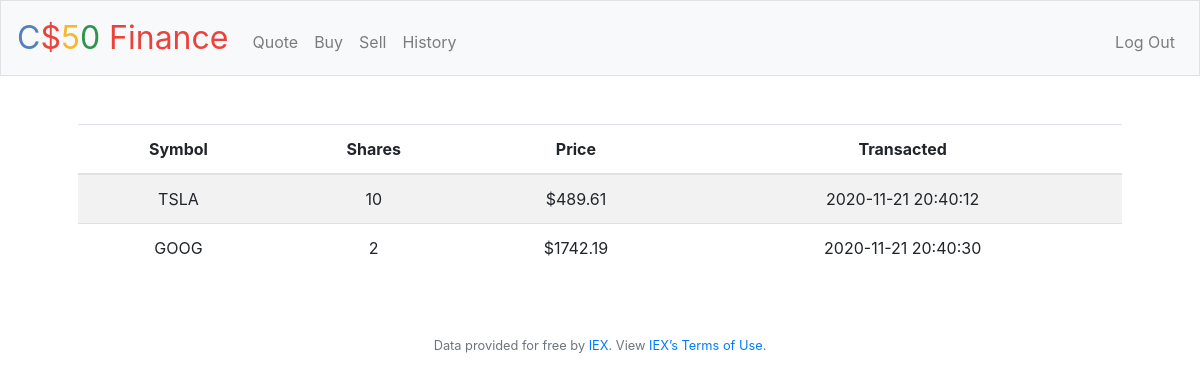
The app's page /history (signed in) with its own data.
### tables this page shows
CREATE TABLE log (
    id INTEGER,
    user_id INTEGER NOT NULL,
    username TEXT NOT NULL,
    symbol TEXT NOT NULL,
    shares INTEGER NOT NULL,
    price FLOAT NOT NULL,
    action TEXT NOT NULL,
    timestamp TEXT NOT NULL,
    PRIMARY KEY(id)
);

### app.py (the view)
@app.route("/history")
@login_required
def history():
    myString = "SELECT * FROM log WHERE user_id = {}".format(
        session["user_id"])
    history = db.execute(myString)
    return render_template("history.html", history=history)

### app.py (called while the page is built)
@app.after_request
def after_request(response):
    response.headers["Cache-Control"] = "no-cache, no-store, must-revalidate"
    response.headers["Expires"] = 0
    response.headers["Pragma"] = "no-cache"
    return response

### helpers.py (called while the page is built)
def login_required(f):
    @wraps(f)
    def decorated_function(*args, **kwargs):
        if session.get("user_id") is None:
            return redirect("/login")
        return f(*args, **kwargs)
    return decorated_function

### templates/history.html (shortened to what this page needs)
{% extends "layout.html" %}
{% block main %}
<table class="table table-striped">
    <thead>
        <tr>
            <th>Symbol</th>
            <th>Shares</th>
            <th>Price</th>
            <th>Transacted</th>
        </tr>
    </thead>
    <tbody>
        {% for item in history %}
        <tr>
            <td>{{ item.symbol }}</td>
            <td>{{ item.shares }}</td>
            <td>${{ item.price }}</td>
            <td>{{ item.timestamp }}</td>
        </tr>
        {% endfor %}
    </tbody>
</table>
{% endblock %}

### records on screen
log: symbol "TSLA", shares "10", price "489.61", timestamp "2020-11-21 20:40:12"
log: symbol "GOOG", shares "2", price "1742.19", timestamp "2020-11-21 20:40:30"
